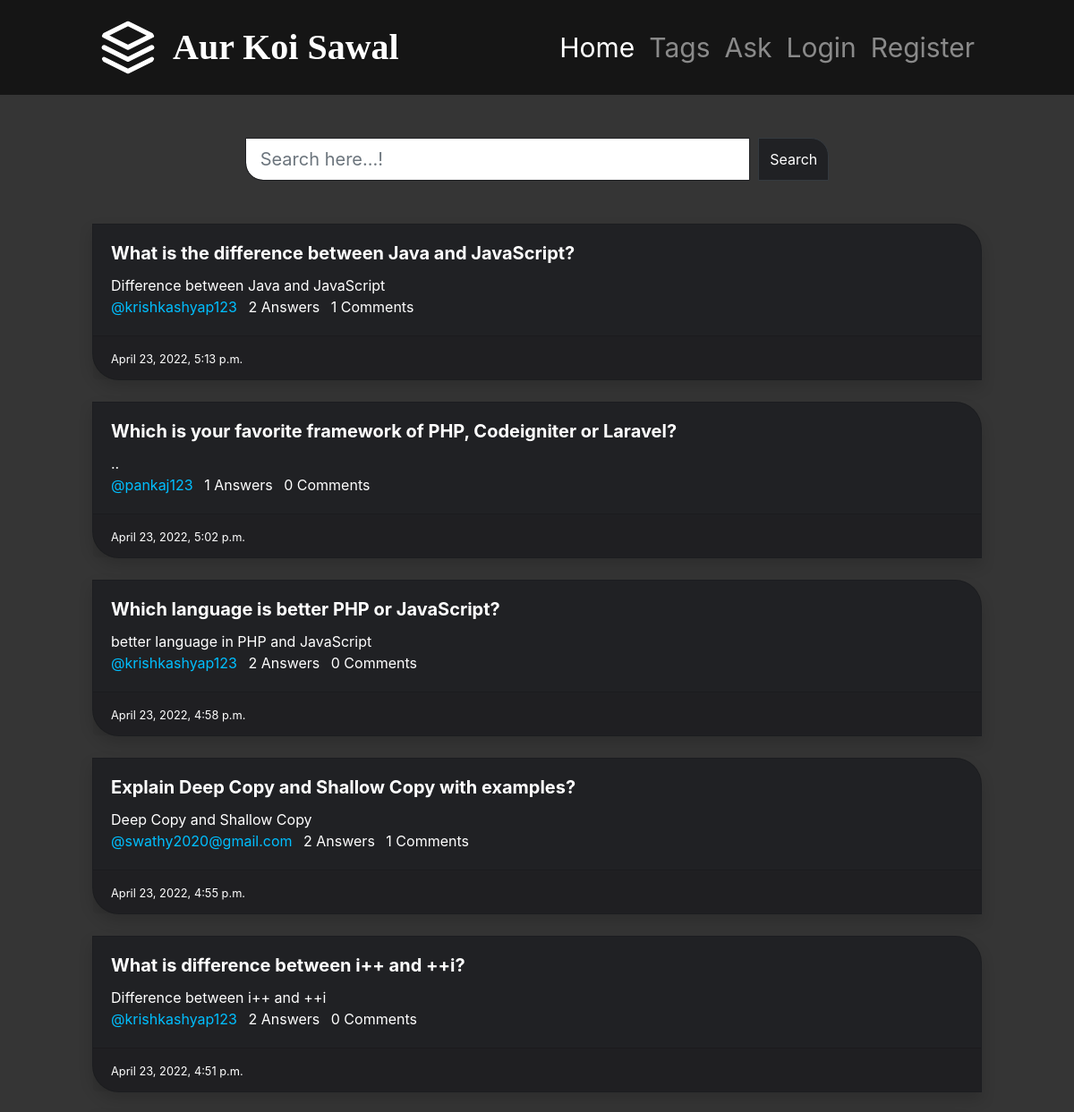
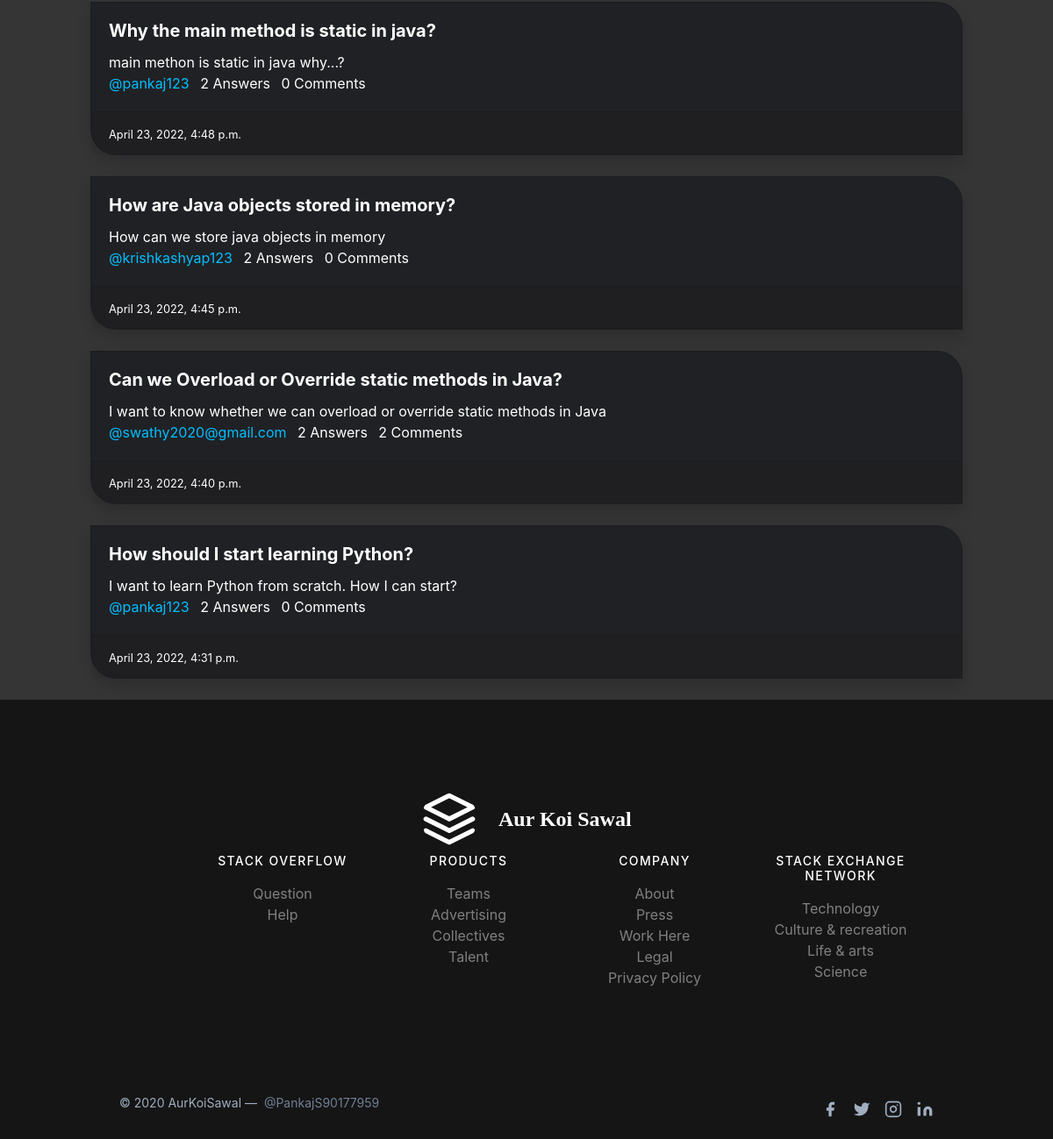
The page / on the database its author committed (2 pictures, top to bottom).
### main/models.py (models this page shows, shortened)
class Question(models.Model):
    user=models.ForeignKey(CustomUser,on_delete=models.CASCADE)
    title=models.CharField(max_length=300)
    detail=models.TextField()
    tags=models.TextField(default='')
    add_time=models.DateTimeField(auto_now_add=True)

class CustomUser(AbstractUser):
    bio=models.TextField()
    location=models.CharField(max_length=200)

### main/views.py (the view)
# urls.py: path('',views.home,name='home'),
def home(request):
    if 'q' in request.GET:
        q=request.GET['q']
        quests=Question.objects.annotate(total_comments=Count('answer__comment')).filter(title__icontains=q).order_by('-id')
    else:
        quests=Question.objects.annotate(total_comments=Count('answer__comment')).all().order_by('-id')
    paginator=Paginator(quests,10)
    page_num=request.GET.get('page',1)
    quests=paginator.page(page_num)
    return render(request,'home.html',{'quests':quests})

### main/templates/home.html (shortened to what this page needs)
{% load static %}
<!DOCTYPE html>
<html lang="en">
<head>
    <link rel="stylesheet" href="{% static 'bootstrap.min.css' %}" />
    <link href="https://unpkg.com/tailwindcss@^1.0/dist/tailwind.min.css" rel="stylesheet">
</head>
<body style="background-color: #353535;">
    <nav class="navbar navbar-expand-lg navbar-dark " style="background-color: #151515" >
        <div class="container">
            <svg xmlns="http://www.w3.org/2000/svg" fill="none" stroke="currentColor" stroke-linecap="round" stroke-linejoin="round" stroke-width="2" class="w-20 h-20 text-white p-2  rounded-full" viewBox="0 0 24 24">
                <path d="M12 2L2 7l10 5 10-5-10-5zM2 17l10 5 10-5M2 12l10 5 10-5"></path>
            </svg>
            <a class="navbar-brand" href="#" ><p style="color: white; font-size: 40px; margin: 10px;font-weight:bold; font-family: 'Times New Roman', serif;">Aur Koi Sawal<p></a>
            <div class="collapse navbar-collapse " id="navbarNav">
                <ul class="navbar-nav ml-auto ">
                    <li class="nav-item active" >
                        <a class="nav-link" href="#" style="font-size:30px; ">Home</a>
                    </li>
                    <li class="nav-item">
                        <a class="nav-link" href="/tags" style="font-size:30px;">Tags</a>
                    </li>
                    <li class="nav-item">
                        <a class="nav-link" href="/ask-question" style="font-size:30px;">Ask</a>
                    </li>
                    {% if user.is_authenticated %}
                    <li class="nav-item">
                        <a class="nav-link" href="/accounts/profile" style="font-size:30px;">Profile</a>
                    </li>
                    <li class="nav-item">
                        <a class="nav-link" href="{% url 'logout' %}" style="font-size:30px;">Logout</a>
                    </li>
                    {% else %}
                    <li class="nav-item">
                        <a class="nav-link" href="/accounts/login" style="font-size:30px;">Login</a>
                    </li>
                    <li class="nav-item">
                        <a class="nav-link" href="/accounts/register" style="font-size:30px;">Register</a>
                    </li>
                    {% endif %}
                </ul>
            </div>
        </div>
    </nav>
    <div class="container py-5">
        <div class="row">
            <div class="col-md-8 offset-2">
                <form>
                    <div class="input-group">
                        <input type="text" name="q" class="form-control form-control-lg" placeholder="Search here...!" style="border-radius: 0px 0px 0px 20px; border-color: #202124;"/>
                        <div class="input-group-append">
                        <button class="btn btn-dark" type="submit" id="button-addon2" style="background-color:#202124; border-radius: 0px 20px 0px 0px; margin-left:10px;">Search</button>
                        </div>
                    </div>
                </form>
            </div>
        </div>
    </div>
    <div class="container" >
        {% for quest in quests %}
        <div class="card mb-4 shadow" style="background-color: #202124; border-radius: 0px 30px 0px 30px">
            <div class="card-body">
                <h4 class="card-title"><a href="/detail/{{quest.id}}" style="color:white; font-size:20px;"><b>{{quest.title}}</b></a></h4>
                <p class="card-text" style="color:white">{{quest.detail}}</p>
                <p>
                    <a href="#" class="mr-2" style="color:#00BFFF">@{{quest.user.username}}</a>
                    <a href="#" class="mr-2" style="color:white">{{quest.answer_set.count}} Answers</a>
                    <a href="#" class="mr-2" style="color:white">{{quest.total_comments}} Comments</a>
                </p>
            </div>
            <div class="card-footer">
                <small style="color:white">{{quest.add_time}}</small>
            </div>
        </div>
        {% endfor %}
    </div>
    <footer class="text-gray-600 body-font" style="background-color: #151515">
        <div class="container px-5 py-24 mx-auto flex md:items-center lg:items-start md:flex-row md:flex-nowrap flex-wrap flex-col">
          <div class="w-64 flex-shrink-0 md:mx-0 mx-auto text-center md:text-left">
            <a class="flex title-font font-medium items-center md:justify-start justify-center text-gray-900">
              <svg xmlns="http://www.w3.org/2000/svg" fill="none" stroke="currentColor" stroke-linecap="round" stroke-linejoin="round" stroke-width="2" class="w-20 h-20 text-white p-2  rounded-full" viewBox="0 0 24 24">
                <path d="M12 2L2 7l10 5 10-5-10-5zM2 17l10 5 10-5M2 12l10 5 10-5"></path>
              </svg>
              <span class="ml-3 text-xl" style="color:white;font-size:24px; font-family: 'Times New Roman', serif; font-weight:bold">Aur Koi Sawal</span>
            </a>
          </div>
          <div class="flex-grow flex flex-wrap md:pl-20 -mb-10 md:mt-0 mt-10 md:text-left text-center">
            <div class="lg:w-1/4 md:w-1/2 w-full px-4">
              <h2 class="title-font font-medium text-gray-900 tracking-widest text-sm mb-3" style="color:white;">STACK OVERFLOW</h2>
              <nav class="list-none mb-10">
                <li>
                  <a class="text-gray-600 hover:text-gray-800" style="color:gray;">Question</a>
                </li>
                <li>
                  <a class="text-gray-600 hover:text-gray-800" style="color:gray;">Help</a>
                </li>
              </nav>
            </div>
            <div class="lg:w-1/4 md:w-1/2 w-full px-4">
              <h2 class="title-font font-medium text-gray-900 tracking-widest text-sm mb-3" style="color:white;">PRODUCTS</h2>
              <nav class="list-none mb-10">
                <li>
                  <a class="text-gray-600 hover:text-gray-800" style="color:gray;">Teams</a>
                </li>
                <li>
                  <a class="text-gray-600 hover:text-gray-800" style="color:gray;">Advertising</a>
                </li>
                <li>
                  <a class="text-gray-600 hover:text-gray-800" style="color:gray;">Collectives</a>
                </li>
                <li>
                  <a class="text-gray-600 hover:text-gray-800" style="color:gray;">Talent</a>
                </li>
              </nav>
            </div>
            <div class="lg:w-1/4 md:w-1/2 w-full px-4">
              <h2 class="title-font font-medium text-gray-900 tracking-widest text-sm mb-3" style="color:white;">COMPANY</h2>
              <nav class="list-none mb-10">
                <li>
                  <a class="text-gray-600 hover:text-gray-800" style="color:gray;">About</a>
                </li>
                <li>
                  <a class="text-gray-600 hover:text-gray-800" style="color:gray;">Press</a>
                </li>
                <li>
                  <a class="text-gray-600 hover:text-gray-800" style="color:gray;">Work Here</a>
                </li>
                <li>
                  <a class="text-gray-600 hover:text-gray-800" style="color:gray;">Legal</a>
                </li>
                <li>
                    <a class="text-gray-600 hover:text-gray-800" style="color:gray;">Privacy Policy</a>
                  </li>
              </nav>
            </div>
            <div class="lg:w-1/4 md:w-1/2 w-full px-4">
              <h2 class="title-font font-medium text-gray-900 tracking-widest text-sm mb-3" style="color:white;">STACK EXCHANGE NETWORK</h2>
              <nav class="list-none mb-10">
                <li>
                  <a class="text-gray-600 hover:text-gray-800" style="color:gray;">Technology</a>
                </li>
                <li>
                  <a class="text-gray-600 hover:text-gray-800" style="color:gray;">Culture & recreation</a>
                </li>
                <li>
                  <a class="text-gray-600 hover:text-gray-800" style="color:gray;">Life & arts</a>
                </li>
                <li>
                  <a class="text-gray-600 hover:text-gray-800" style="color:gray;">Science</a>
                </li>
              </nav>
            </div>
          </div>
        </div>
        <div class="bg-white-100">
          <div class="container mx-auto py-4 px-5 flex flex-wrap flex-col sm:flex-row">
            <p class="text-gray-500 text-sm text-center sm:text-left">© 2020 AurKoiSawal —
              <a href="https://twitter.com/PankajS90177959" rel="noopener noreferrer" class="text-gray-600 ml-1" target="_blank">@PankajS90177959</a>
            </p>
            <span class="inline-flex sm:ml-auto sm:mt-0 mt-2 justify-center sm:justify-start">
              <a class="text-gray-500" href="https://www.facebook.com/">
                <svg fill="currentColor" stroke-linecap="round" stroke-linejoin="round" stroke-width="2" class="w-5 h-5" viewBox="0 0 24 24">
                  <path d="M18 2h-3a5 5 0 00-5 5v3H7v4h3v8h4v-8h3l1-4h-4V7a1 1 0 011-1h3z"></path>
                </svg>
              </a>
              <a class="ml-3 text-gray-500" href="https://twitter.com/">
                <svg fill="currentColor" stroke-linecap="round" stroke-linejoin="round" stroke-width="2" class="w-5 h-5" viewBox="0 0 24 24">
                  <path d="M23 3a10.9 10.9 0 01-3.14 1.53 4.48 4.48 0 00-7.86 3v1A10.66 10.66 0 013 4s-4 9 5 13a11.64 11.64 0 01-7 2c9 5 20 0 20-11.5a4.5 4.5 0 00-.08-.83A7.72 7.72 0 0023 3z"></path>
                </svg>
              </a>
              <a class="ml-3 text-gray-500" href="https://www.instagram.com/">
                <svg fill="none" stroke="currentColor" stroke-linecap="round" stroke-linejoin="round" stroke-width="2" class="w-5 h-5" viewBox="0 0 24 24">
                  <rect width="20" height="20" x="2" y="2" rx="5" ry="5"></rect>
                  <path d="M16 11.37A4 4 0 1112.63 8 4 4 0 0116 11.37zm1.5-4.87h.01"></path>
                </svg>
              </a>
              <a class="ml-3 text-gray-500" href="https://www.linkedin.com/">
                <svg fill="currentColor" stroke="currentColor" stroke-linecap="round" stroke-linejoin="round" stroke-width="0" class="w-5 h-5" viewBox="0 0 24 24">
                  <path stroke="none" d="M16 8a6 6 0 016 6v7h-4v-7a2 2 0 00-2-2 2 2 0 00-2 2v7h-4v-7a6 6 0 016-6zM2 9h4v12H2z"></path>
                  <circle cx="4" cy="4" r="2" stroke="none"></circle>
                </svg>
              </a>
            </span>
          </div>
        </div>
      </footer>
</body>
</html>

### rows shown on the page
Question: title "What is the difference between Java and JavaScript?", detail "Difference between Java and JavaScript", user.username "krishkashyap123", answer_set.count "2", total_comments "1", add_time "April 23, 2022, 5:13 p.m."
Question: title "Which is your favorite framework of PHP, Codeigniter or Laravel?", detail "..", user.username "pankaj123", answer_set.count "1", total_comments "0", add_time "April 23, 2022, 5:02 p.m."
Question: title "Which language is better PHP or JavaScript?", detail "better language in PHP and JavaScript", user.username "krishkashyap123", answer_set.count "2", total_comments "0", add_time "April 23, 2022, 4:58 p.m."
Question: title "Explain Deep Copy and Shallow Copy with examples?", detail "Deep Copy and Shallow Copy", user.username "swathy2020@gmail.com", answer_set.count "2", total_comments "1", add_time "April 23, 2022, 4:55 p.m."
Question: title "What is difference between i++ and ++i?", detail "Difference between i++ and ++i", user.username "krishkashyap123", answer_set.count "2", total_comments "0", add_time "April 23, 2022, 4:51 p.m."
Question: title "Why the main method is static in java?", detail "main methon is static in java why...?", user.username "pankaj123", answer_set.count "2", total_comments "0", add_time "April 23, 2022, 4:48 p.m."
Question: title "How are Java objects stored in memory?", detail "How can we store java objects in memory", user.username "krishkashyap123", answer_set.count "2", total_comments "0", add_time "April 23, 2022, 4:45 p.m."
Question: title "Can we Overload or Override static methods in Java?", detail "I want to know whether we can overload or override static methods in Java", user.username "swathy2020@gmail.com", answer_set.count "2", total_comments "2", add_time "April 23, 2022, 4:40 p.m."
Question: title "How should I start learning Python?", detail "I want to learn Python from scratch. How I can start?", user.username "pankaj123", answer_set.count "2", total_comments "0", add_time "April 23, 2022, 4:31 p.m."
